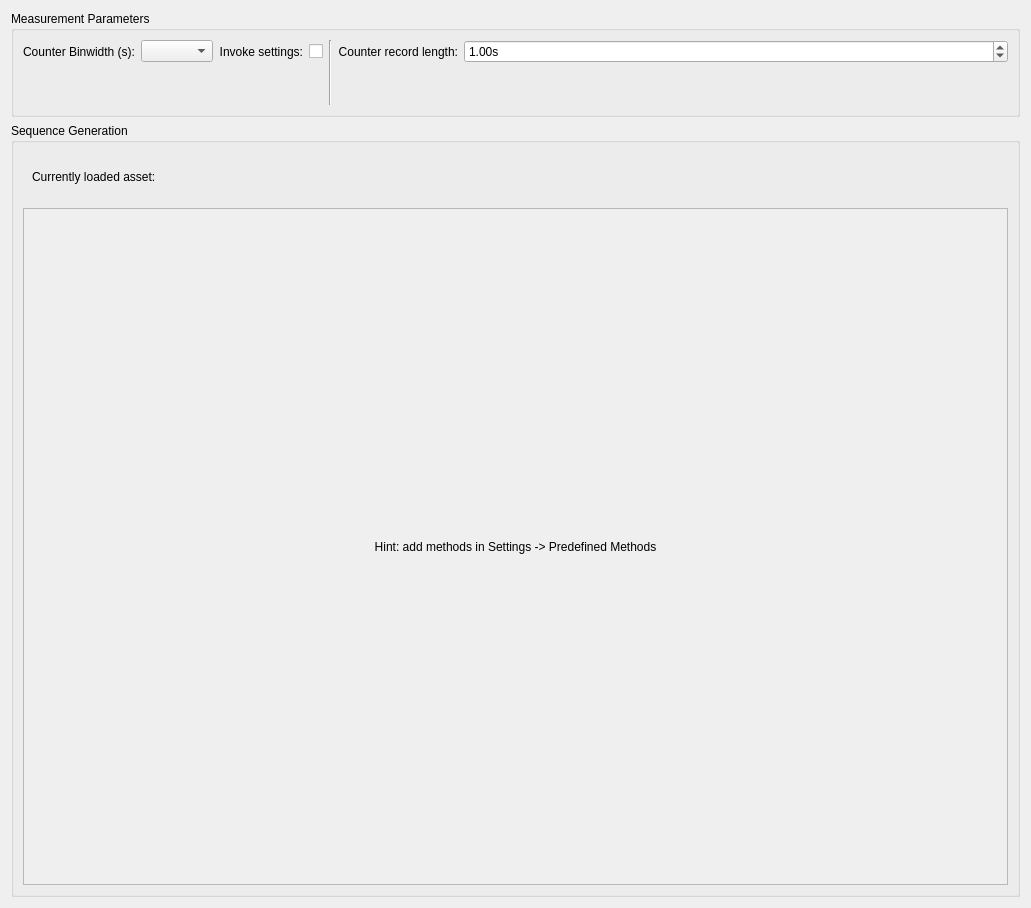
<?xml version="1.0" encoding="UTF-8"?>
<ui version="4.0">
 <class>predefFunctionsTab</class>
 <widget class="QWidget" name="predefFunctionsTab">
  <property name="geometry">
   <rect>
    <x>0</x>
    <y>0</y>
    <width>1031</width>
    <height>908</height>
   </rect>
  </property>
  <property name="windowTitle">
   <string>Form</string>
  </property>
  <layout class="QGridLayout" name="gridLayout_2">
   <item row="0" column="0">
    <layout class="QVBoxLayout" name="verticalLayout_main">
     <property name="sizeConstraint">
      <enum>QLayout::SetDefaultConstraint</enum>
     </property>
     <item>
      <widget class="QGroupBox" name="measurement_param_groupbox">
       <property name="sizePolicy">
        <sizepolicy hsizetype="Minimum" vsizetype="Minimum">
         <horstretch>0</horstretch>
         <verstretch>0</verstretch>
        </sizepolicy>
       </property>
       <property name="maximumSize">
        <size>
         <width>16777215</width>
         <height>1000</height>
        </size>
       </property>
       <property name="title">
        <string>Measurement Parameters</string>
       </property>
       <layout class="QGridLayout" name="gridLayout_28">
        <item row="0" column="0">
         <layout class="QGridLayout" name="gridLayout_25">
          <item row="0" column="5">
           <widget class="QLabel" name="ana_param_record_length_Label">
            <property name="text">
             <string>Counter record length:</string>
            </property>
            <property name="alignment">
             <set>Qt::AlignRight|Qt::AlignTrailing|Qt::AlignVCenter</set>
            </property>
           </widget>
          </item>
          <item row="0" column="0">
           <widget class="QLabel" name="label_22">
            <property name="text">
             <string>Counter Binwidth (s):</string>
            </property>
            <property name="alignment">
             <set>Qt::AlignRight|Qt::AlignTrailing|Qt::AlignVCenter</set>
            </property>
           </widget>
          </item>
          <item row="0" column="4" rowspan="8">
           <widget class="Line" name="line">
            <property name="orientation">
             <enum>Qt::Vertical</enum>
            </property>
           </widget>
          </item>
          <item row="0" column="1">
           <widget class="QComboBox" name="ana_param_fc_bins_ComboBox"/>
          </item>
          <item row="0" column="2">
           <widget class="QLabel" name="label_2">
            <property name="text">
             <string>Invoke settings:</string>
            </property>
            <property name="alignment">
             <set>Qt::AlignRight|Qt::AlignTrailing|Qt::AlignVCenter</set>
            </property>
           </widget>
          </item>
          <item row="0" column="7">
           <widget class="ScienDSpinBox" name="ana_param_record_length_DoubleSpinBox">
            <property name="sizePolicy">
             <sizepolicy hsizetype="Expanding" vsizetype="Fixed">
              <horstretch>0</horstretch>
              <verstretch>0</verstretch>
             </sizepolicy>
            </property>
            <property name="suffix">
             <string>s</string>
            </property>
            <property name="decimals">
             <number>2</number>
            </property>
            <property name="maximum">
             <double>100000000.000000000000000</double>
            </property>
            <property name="value">
             <double>1.000000000000000</double>
            </property>
           </widget>
          </item>
          <item row="0" column="3">
           <widget class="QCheckBox" name="ana_param_invoke_settings_CheckBox">
            <property name="enabled">
             <bool>true</bool>
            </property>
            <property name="sizePolicy">
             <sizepolicy hsizetype="Preferred" vsizetype="Fixed">
              <horstretch>0</horstretch>
              <verstretch>0</verstretch>
             </sizepolicy>
            </property>
            <property name="layoutDirection">
             <enum>Qt::LeftToRight</enum>
            </property>
            <property name="text">
             <string/>
            </property>
            <property name="checked">
             <bool>false</bool>
            </property>
           </widget>
          </item>
         </layout>
        </item>
       </layout>
      </widget>
     </item>
     <item>
      <widget class="QGroupBox" name="sequence_generation_groupbox">
       <property name="title">
        <string>Sequence Generation</string>
       </property>
       <layout class="QVBoxLayout" name="verticalLayout_2">
        <item>
         <widget class="QWidget" name="generation_status_widget" native="true">
          <property name="enabled">
           <bool>true</bool>
          </property>
          <property name="sizePolicy">
           <sizepolicy hsizetype="Minimum" vsizetype="Fixed">
            <horstretch>0</horstretch>
            <verstretch>0</verstretch>
           </sizepolicy>
          </property>
          <property name="minimumSize">
           <size>
            <width>0</width>
            <height>50</height>
           </size>
          </property>
          <property name="maximumSize">
           <size>
            <width>16777215</width>
            <height>16777215</height>
           </size>
          </property>
          <layout class="QHBoxLayout" name="horizontalLayout">
           <property name="sizeConstraint">
            <enum>QLayout::SetDefaultConstraint</enum>
           </property>
           <item>
            <widget class="QLabel" name="loaded_asset_label">
             <property name="sizePolicy">
              <sizepolicy hsizetype="Minimum" vsizetype="Minimum">
               <horstretch>0</horstretch>
               <verstretch>0</verstretch>
              </sizepolicy>
             </property>
             <property name="maximumSize">
              <size>
               <width>16777215</width>
               <height>200</height>
              </size>
             </property>
             <property name="baseSize">
              <size>
               <width>0</width>
               <height>0</height>
              </size>
             </property>
             <property name="toolTip">
              <string>&lt;html&gt;&lt;head/&gt;&lt;body&gt;&lt;p&gt;Display the currently loaded asset.&lt;/p&gt;&lt;/body&gt;&lt;/html&gt;</string>
             </property>
             <property name="text">
              <string>Currently loaded asset:</string>
             </property>
             <property name="scaledContents">
              <bool>false</bool>
             </property>
            </widget>
           </item>
           <item>
            <widget class="CircleLoadingIndicator" name="loading_indicator" native="true">
             <property name="enabled">
              <bool>false</bool>
             </property>
             <property name="sizePolicy">
              <sizepolicy hsizetype="Minimum" vsizetype="Fixed">
               <horstretch>0</horstretch>
               <verstretch>0</verstretch>
              </sizepolicy>
             </property>
             <property name="whatsThis">
              <string>&lt;html&gt;&lt;head/&gt;&lt;body&gt;&lt;p&gt;&lt;br/&gt;&lt;/p&gt;&lt;/body&gt;&lt;/html&gt;</string>
             </property>
            </widget>
           </item>
           <item>
            <spacer name="horizontalSpacer">
             <property name="orientation">
              <enum>Qt::Horizontal</enum>
             </property>
             <property name="sizeHint" stdset="0">
              <size>
               <width>40</width>
               <height>20</height>
              </size>
             </property>
            </spacer>
           </item>
          </layout>
         </widget>
        </item>
        <item>
         <widget class="QScrollArea" name="scrollArea_2">
          <property name="widgetResizable">
           <bool>true</bool>
          </property>
          <widget class="QWidget" name="scrollAreaWidgetContents">
           <property name="geometry">
            <rect>
             <x>0</x>
             <y>0</y>
             <width>985</width>
             <height>711</height>
            </rect>
           </property>
           <layout class="QVBoxLayout" name="verticalLayout_3">
            <item>
             <layout class="QVBoxLayout" name="verticalLayout">
              <item>
               <layout class="QGridLayout" name="global_param_gridLayout"/>
              </item>
              <item>
               <widget class="QLabel" name="hintLabel">
                <property name="text">
                 <string>Hint: add methods in Settings -&gt; Predefined Methods</string>
                </property>
                <property name="alignment">
                 <set>Qt::AlignCenter</set>
                </property>
               </widget>
              </item>
             </layout>
            </item>
           </layout>
          </widget>
         </widget>
        </item>
       </layout>
      </widget>
     </item>
    </layout>
   </item>
  </layout>
 </widget>
 <customwidgets>
  <customwidget>
   <class>ScienDSpinBox</class>
   <extends>QDoubleSpinBox</extends>
   <header>qudi.util.widgets.scientific_spinbox.h</header>
  </customwidget>
  <customwidget>
   <class>CircleLoadingIndicator</class>
   <extends>QWidget</extends>
   <header>qudi.util.widgets.loading_indicator.h</header>
   <container>1</container>
  </customwidget>
 </customwidgets>
 <resources/>
 <connections/>
</ui>
